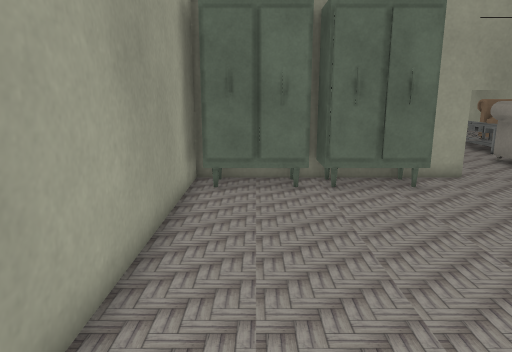
View 1 (above)

12 first-person views from a walk through a Unity game level. The camera is 1.3 m above the floor, tilts 12° down and sees 70° across. Doors are open. The floor is counted in squares, 0.5 m on a side. Each view is taken from the middle of a square. On the plan, view 1 faces up. The plan holds only what a view shows up to about 20 squares ahead; the rest is blank. The place goes on beyond the plan. The player character is not drawn. Some surface patterns are stand-ins.

View 2
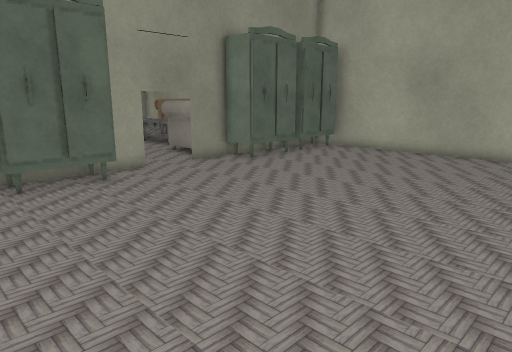

View 3
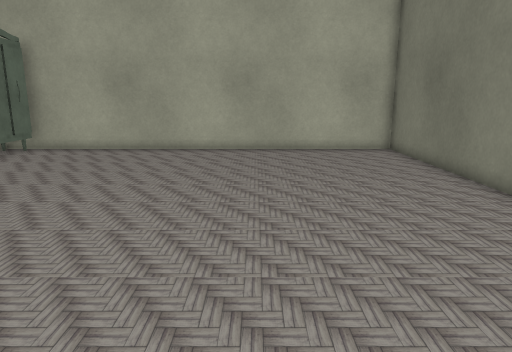

View 4
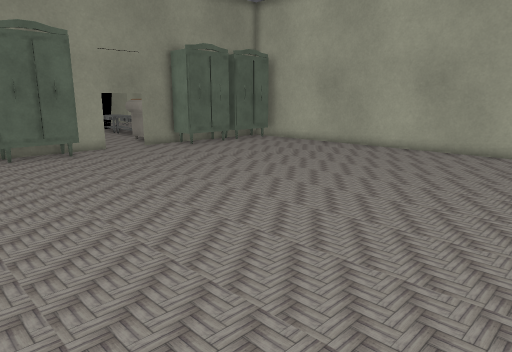

View 5
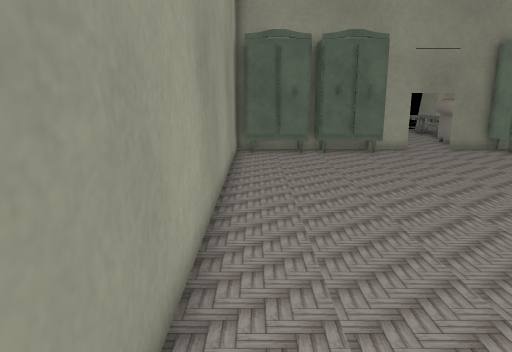

View 6
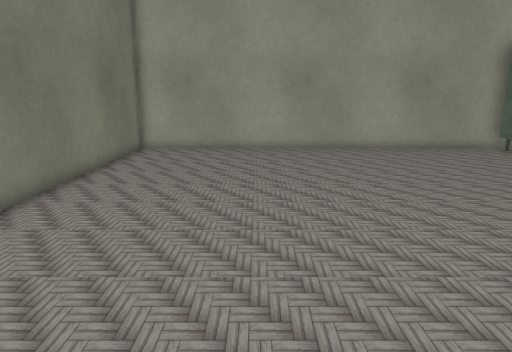

View 7
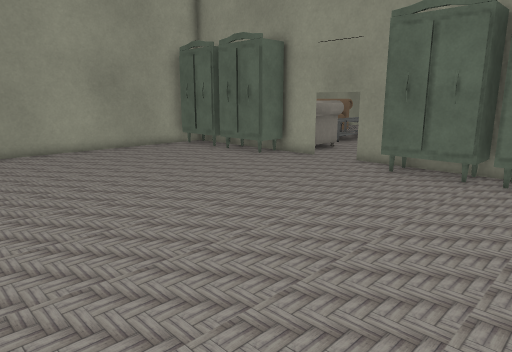

View 8
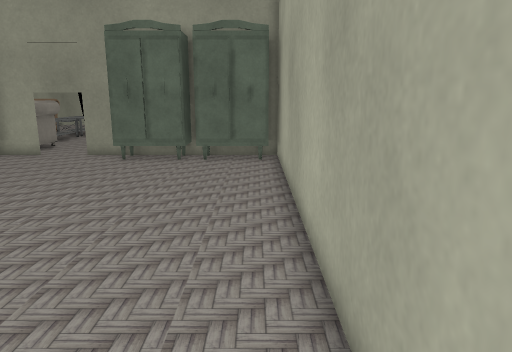

View 9
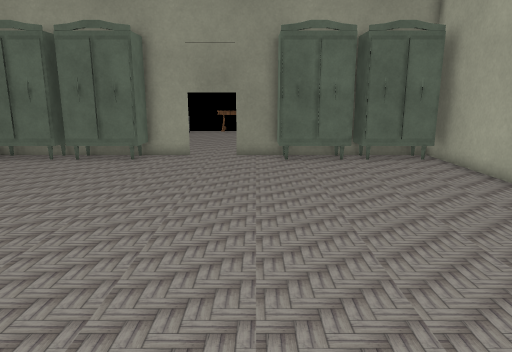

View 10
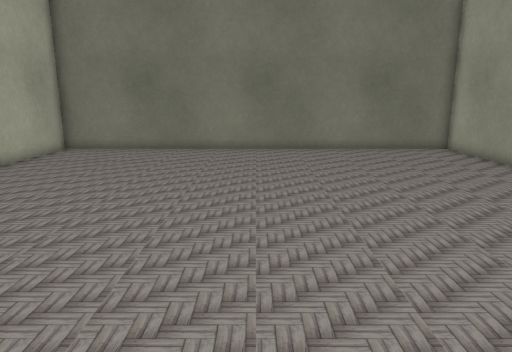

View 11
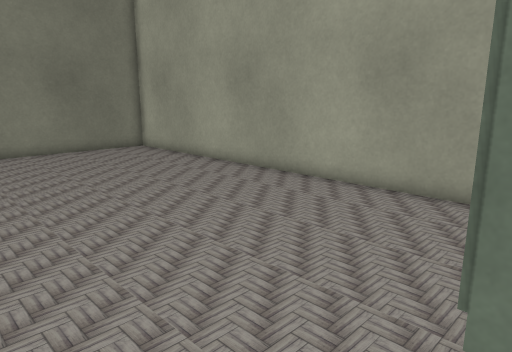

View 12
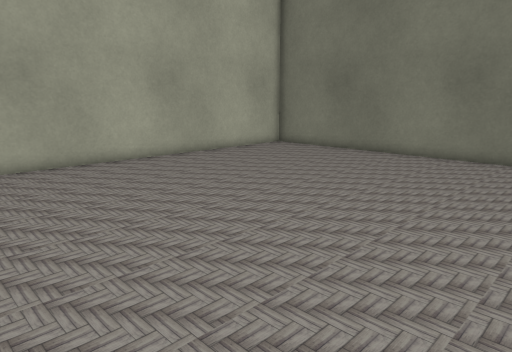

### Floor plan
Key: @ floor where view 1 was taken; # wall or solid block; . floor; D open door; C closet.
Columns run from 2 left of view 1 to 18 right of it. Each row starts with its distance up from view 1.
 12       ###DDD###
 11 # ###  #.....#  ### #
 10 #C#C#CC#.....#CC#C#C#
  9 #...................#
  8 #...................#
  7 #...................#
  6 #...................#
  5 #...................#
  4 #...................#
  3 #...................#
  2 #...................#
  1 #...................#
  0 #.@.................#
 -1 #...................#
 -2 #...................#
 -3 #...................#
 -4 #...................#
 -5 #...................#
 -6 #...................#
 -7 #...................#
 -8 #####################

Positions as (right, up) in squares from view 1, and headings:
1: (0, 0), facing up
2: (0, -1), facing up-right
3: (-1, -1), facing right
4: (-1, -7), facing up-right
5: (-1, -7), facing up
6: (17, -2), facing left
7: (17, -2), facing up-left
8: (17, -5), facing up
9: (10, -5), facing up
10: (8, 11), facing down
11: (8, 11), facing down-left
12: (3, 9), facing down-right
